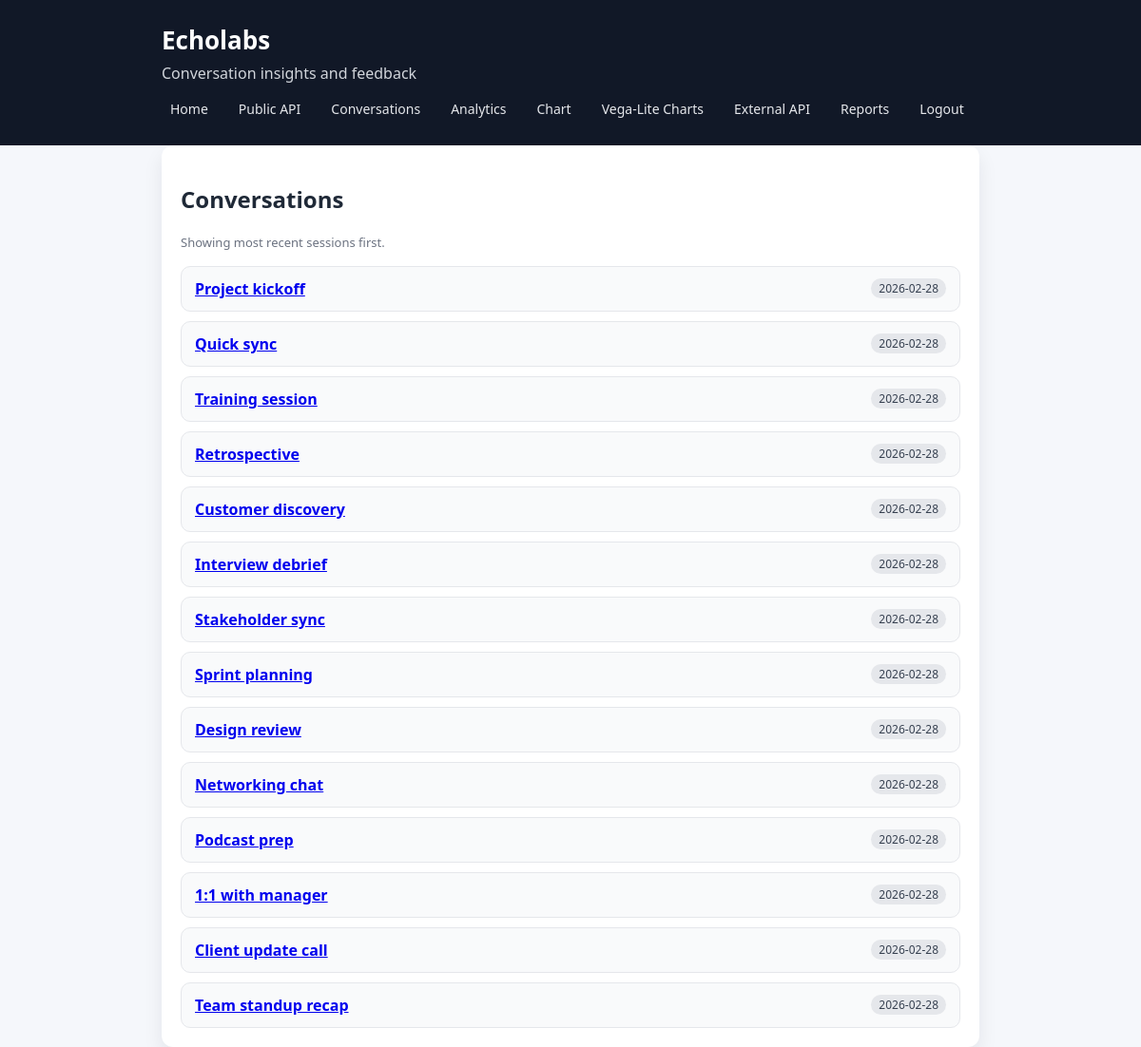
/conversations/ (signed in), run on the app's committed database.
### conversations/models.py (models this page shows, shortened)
class Conversation(models.Model):
    user = models.ForeignKey(
        settings.AUTH_USER_MODEL,
        on_delete=models.CASCADE,
        related_name="conversations",
    )
    title = models.CharField(max_length=200)
    recorded_at = models.DateTimeField()
    duration_seconds = models.PositiveIntegerField(null=True, blank=True)
    created_at = models.DateTimeField(auto_now_add=True)
    class Meta:
        ordering = ["-recorded_at"]
    def get_absolute_url(self):
        return reverse("conversation_detail", kwargs={"pk": self.pk})

### conversations/views.py (the view)
# urls.py: path("", ConversationsListView.as_view(), name="conversations_list"),
class ConversationsListView(LoginRequiredMixin, ListView):
    model = Conversation
    template_name = "conversations/conversation_list.html"
    context_object_name = "conversations"
    def get_queryset(self):
        return Conversation.objects.all().order_by("-created_at")

### conversations/templates/conversations/conversation_list.html
{% extends "base.html" %}
{% block content %}
    <div class="card">
        <h2>Conversations</h2>
        <p class="meta">Showing most recent sessions first.</p>
        <ul class="list">
            {% for conversation in conversations %}
                <li class="list-item">
                    <a href="{{ conversation.get_absolute_url }}">
                        <strong>{{ conversation.title }}</strong>
                    </a>
                    <span class="badge">{{ conversation.created_at|date:"Y-m-d" }}</span>
                </li>
            {% empty %}
                <li class="list-item empty">No conversations yet. Add one in the admin panel.</li>
            {% endfor %}
        </ul>
    </div>
{% endblock %}

### templates/base.html (shortened to what this page needs)
{% load static %}
<!DOCTYPE html>
<html lang="en">
    <head>
        <link rel="stylesheet" href="{% static 'css/styles.css' %}" />
    </head>
    <body>
        <header>
            <div class="container">
                <h1>Echolabs</h1>
                <p>Conversation insights and feedback</p>
                <nav>
                    <a href="{% url 'home' %}">Home</a>
                    <a href="{% url 'public_conversations_api_json' %}">Public API</a>
                    {% if user.is_authenticated %}
                        <a href="{% url 'conversations_list' %}">Conversations</a>
                        <a href="{% url 'conversation_analytics' %}">Analytics</a>
                        <a href="{% url 'conversation_chart' %}">Chart</a>
                        <a href="{% url 'vega_lite_charts' %}">Vega-Lite Charts</a>
                        <a href="{% url 'external_api' %}">External API</a>
                        <a href="{% url 'reports' %}">Reports</a>
                        <a href="{% url 'account_logout' %}">Logout</a>
                    {% else %}
                        <a href="{% url 'account_login' %}">Login</a>
                        <a href="{% url 'account_signup' %}">Sign up</a>
                    {% endif %}
                </nav>
            </div>
        </header>
        <main class="container">
            {% block content %}{% endblock %}
        </main>
    </body>
</html>

### static/css/styles.css (style rules this page uses)
:root { color-scheme: light; }
* { box-sizing: border-box; }
body { margin: 0; font-family: "Segoe UI", Arial, sans-serif; color: #1f2937; background: #f5f7fb; }
header { background: #111827; color: #ffffff; padding: 24px 0; }
.container { max-width: 900px; margin: 0 auto; padding: 0 20px; }
header h1 { margin: 0 0 6px; font-size: 26px; }
header p { margin: 0; color: #d1d5db; }
nav { margin-top: 12px; display: flex; gap: 14px; flex-wrap: wrap; }
nav a { color: #e5e7eb; text-decoration: none; font-size: 14px; padding: 4px 8px; border-radius: 6px; border: 1px solid transparent; }
main { padding: 28px 0 48px; }
.card { background: #ffffff; border-radius: 12px; padding: 20px; box-shadow: 0 10px 20px rgba(15, 23, 42, 0.08); }
.list { list-style: none; padding: 0; margin: 16px 0 0; display: grid; gap: 10px; }
.list-item { display: flex; justify-content: space-between; align-items: center; padding: 12px 14px; border: 1px solid #e5e7eb; border-radius: 10px; background: #f9fafb; }
.meta { color: #6b7280; font-size: 13px; }
.badge { display: inline-block; padding: 2px 8px; border-radius: 999px; background: #e5e7eb; color: #374151; font-size: 12px; margin-left: 8px; }

### data on the page
Conversation: title "Project kickoff", created_at "2026-02-28"
Conversation: title "Quick sync", created_at "2026-02-28"
Conversation: title "Training session", created_at "2026-02-28"
Conversation: title "Retrospective", created_at "2026-02-28"
Conversation: title "Customer discovery", created_at "2026-02-28"
Conversation: title "Interview debrief", created_at "2026-02-28"
Conversation: title "Stakeholder sync", created_at "2026-02-28"
Conversation: title "Sprint planning", created_at "2026-02-28"
Conversation: title "Design review", created_at "2026-02-28"
Conversation: title "Networking chat", created_at "2026-02-28"
Conversation: title "Podcast prep", created_at "2026-02-28"
Conversation: title "1:1 with manager", created_at "2026-02-28"
Conversation: title "Client update call", created_at "2026-02-28"
Conversation: title "Team standup recap", created_at "2026-02-28"
